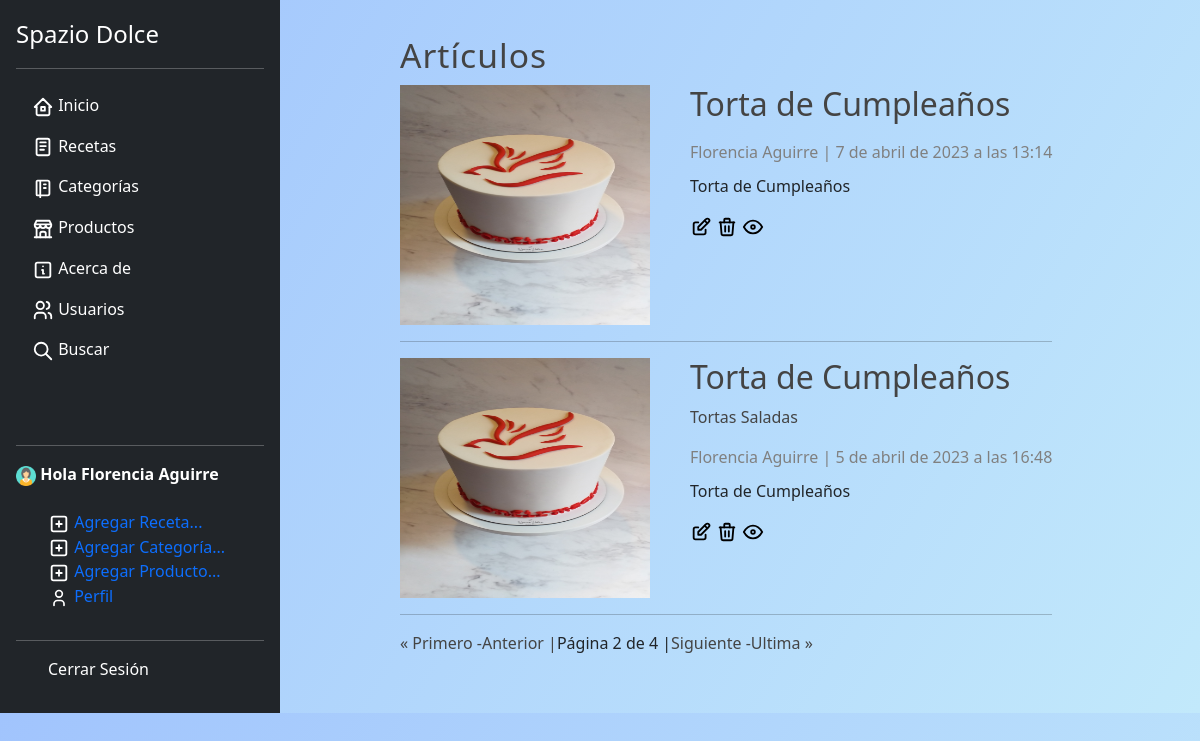
/articulos/?page=2 (signed in), run on the app's committed database.
### blog/models.py (models this page shows, shortened)
class Article(models.Model):
    title = models.CharField(max_length=150, verbose_name='Título')
    content = RichTextField(verbose_name='Contenido')
    image = models.ImageField(default = 'null', verbose_name='Imagen',upload_to="articles")
    public = models.BooleanField(verbose_name='Publicado?')
    author = models.ForeignKey(User, on_delete=models.CASCADE,null=True, blank=True)
    categories = models.ManyToManyField(Category, verbose_name='Categorías', blank= True)
    created_at = models.DateTimeField(auto_now_add=True, verbose_name='Creado el')
    updated_at = models.DateTimeField(auto_now= True, verbose_name='Editado el')
    likes_count = models.PositiveIntegerField(default=0)
    class Meta:
        verbose_name = 'Artículo'
        verbose_name_plural = 'Artículos'
        ordering = ['-created_at']

class Category(models.Model):
    name = models.CharField(max_length=100, verbose_name='Nombre')
    description = models.CharField(max_length=255,verbose_name='Descripción')
    created_at = models.DateTimeField(auto_now_add=True, verbose_name='Creado el')
    class Meta:
        verbose_name = 'Categoría'
        verbose_name_plural = 'Categorías'

### blog/views.py (the view)
# urls.py: path('articulos/', views.articles, name = 'list_articles'),
def articles(request):
    articles = Article.objects.all()
    paginator = Paginator(articles, 2)
    page = request.GET.get('page')
    page_articles = paginator.get_page(page)
    avatares = Avatar.objects.filter(user=request.user.id)
    return render(request,'articles/list.html',{
        'title' : 'Artículos',
        'articles' : page_articles,
        "url" : avatares[0].imagen.url
    })

### blog/processor.py (called while the page is built)
def get_categories(request):
    categories_in_use = Article.objects.filter(public = True).values_list('categories',flat = True)
    categories = Category.objects.filter(id__in =categories_in_use).values_list('id','name')
    return {
        'categories' : categories,
        'categories_in_use' :categories_in_use
    }

### pages/context_processors.py (called while the page is built)
def get_pages(request):
    pages = Page.objects.filter(visible = True).order_by("order").values_list('id','title', 'slug')
    return {
        'pages' : pages
    }

### blog/templates/articles/list.html (shortened to what this page needs)
{% extends 'layouts/layout.html'%}
{%block content %}
<body class='body-list'>
    <h1 class ="title">{{title}}</h1>
    {% include 'articles/articles.html' %}
    {% include 'articles/pagination.html' %}
</body>
    {% endblock %}

### mainapp/templates/layouts/layout.html (shortened to what this page needs)
{% load static %}
<!DOCTYPE html>
<html lang="en">
<head>
    <link rel="stylesheet" href=" {% static 'css/bootstrap.min.css' %}" />
    <link rel="stylesheet" href=" {% static 'css/styles.css' %}" />
</head>
<body>
  <main class="d-flex flex-nowrap height">
    <div class="d-flex flex-column flex-shrink-0 p-3 text-bg-dark height" style="width: 280px; ">
      <a href="/" class="d-flex align-items-center mb-3 mb-md-0 me-md-auto text-white text-decoration-none">
          <span class="fs-4">Spazio Dolce</span>
      </a>
      <hr>
      <ul class="nav nav-pills flex-column mb-auto">
        <li class="nav-item">
          <a href="{% url 'inicio' %}" class="nav-link text-white" aria-current="page">
            Inicio
          </a>
        </li>
        <li>
          <a href="{% url 'list_articles' %}" class="nav-link text-white">
            Recetas
          </a>
        </li>
        <li>
          <a href="{% url 'list_categorias' %}" class="nav-link text-white">
            Categorías
          </a>
        </li>
        <li>
          <a href="{% url 'list_productos' %}" class="nav-link text-white">
            Productos
          </a>
        </li>
        <li>
          <a href="#" class="nav-link text-white">
            Acerca de
          </a>
        </li>
        {% if request.user.is_superuser %}
        <li>
          <a href="{% url 'user_list' %}" class="nav-link text-white">
            Usuarios
          </a>
        </li>
        {% endif %}
        <li>
          <a href="#" class="nav-link text-white">
            Buscar
          </a>
        </li>
      </ul>
      <hr>
      <div>
        <a href="{% url 'select_avatar' %}"><img class ="imagen-avatar"  src="{{url}}"/></a>
        <strong>Hola {{user.first_name}} {{user.last_name}} </strong>
        <ul class="">
          <br>
          <div>
            <li><a href="{% url 'create_full' %}"> Agregar Receta...</a></li>
            <li><a href="{% url 'create_category' %}"> Agregar Categoría...</a></li>
            <li><a href="{% url 'create_product' %}"> Agregar Producto...</a></li>
            <li><a href="{% url 'perfil' user.id %}"> Perfil</a></li>
        </ul>
      </div>
      <hr>
      <div>
        <ul>
          <li><a class="dropdown-item" href="{% url 'logout' %}">Cerrar Sesión</a></li>
      </div>
    </div>
    <div id="content">
        <div class="box">
            {% block content %}{% endblock %}
        </div>
    </div>
</main>
</body>
</html>

### blog/templates/articles/articles.html (shortened to what this page needs)
{% for article in articles%}
<article class="article-item">
    {% if article.image != 'null' and article.image.url|length >= 1 %}
    <div class="image">
        <img src="{{article.image.url}}" />
    </div>
    {% endif%}
    <div class="data">
        <h2>
            <a href="{% url 'article' article.id %}"> {{article.title}}</a>
        </h2>
        <p>
            {% for category in article.categories.all %}
            <a href="{% url 'category' category.id %}"> {{category.name}}</a>
            {% endfor %}
        </p>
        <span class="date">
            {{article.author.first_name}} {{article.author.last_name}}
            |
            {{article.created_at}}
        </span>
        <p>
            {{article.content|safe}}
        </p>
        <a href="{% url 'modificar_articulo' article.id %}"> </a>
        <a  href="#" onClick ="eliminarArticulo({{article.id}})"> </a>
        <a href="{% url 'article' article.id %}"> </a>
    </div>
</article>
<hr>
{% endfor %}

### mainapp/static/css/styles.css (style rules this page uses)
* { text-decoration: none !important; list-style: none; }
#content { height: 500px ; margin-right: 10%; margin-left: 10%; margin-top: 30px; text-align: justify; }
.title { color:#444; letter-spacing: 1px; font-size: 30px; margin-bottom: 10px; margin-top: 5px; font-size: 2.1rem; }
.date { display: block; margin-top: 10px; margin-bottom: 10px; color:grey; }
img { height: 240px !important; width: 250px !important; align-items: center; }
.box a { color: #444; }
.box .image { float:left; margin-right: 40px; }
.box .image img { width:100%; }
.body-list { background-image: linear-gradient(120deg, #a1c4fd 0%, #c2e9fb 100%); background-size: cover; }
@media screen and (min-width:376px) and (max-width:1480px) { .height { height: 713px !important; } }
@media screen and (min-width:376px) and (max-width:1480px) { #content { height: 500px !important; } }
.article-item { display: flex; flex-direction: row; }
.imagen-avatar { height: 20px !important; width:20px !important; }

### data on the page
Article: image (picture), title "Torta de Cumpleaños", author.first_name "Florencia", author.last_name "Aguirre", created_at "7 de abril de 2023 a las 13:14", content "Torta de Cumpleaños"
Article: image (picture), title "Torta de Cumpleaños", author.first_name "Florencia", author.last_name "Aguirre", created_at "5 de abril de 2023 a las 16:48", content "Torta de Cumpleaños"
Category: name "Tortas Saladas"

### other printed values
{{ user.first_name }} "Florencia"
{{ user.last_name }} "Aguirre"
{{ title }} "Artículos"
{{ articles.number }} "2"
{{ articles.paginator.num_pages }} "4"
